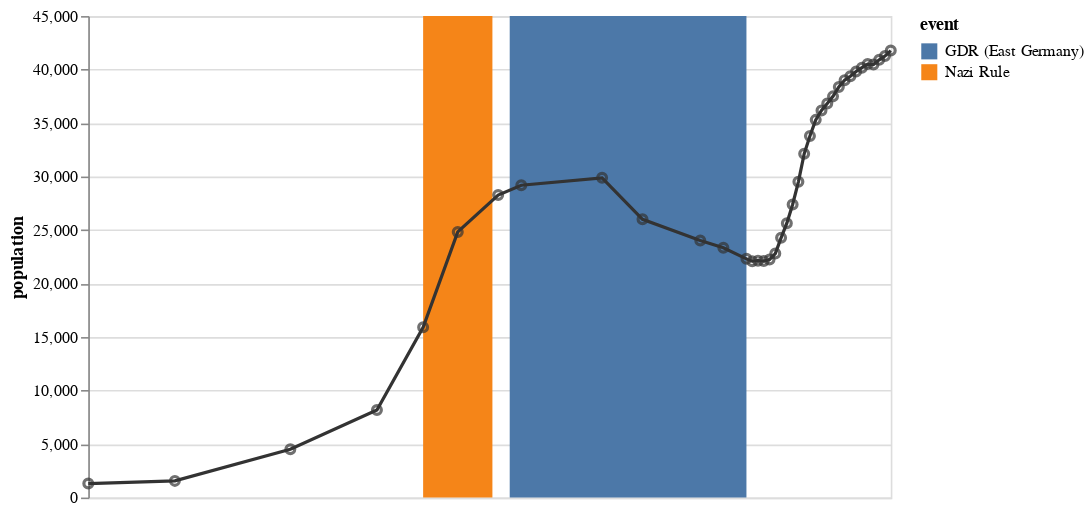

Notebook code cell kept with this figure:
### Code cell
layerFalkensee =
    let desc = "The population of the German city of Falkensee over time"

        i2s = Str . T.pack . show
        rw y p = dataRow [("year", i2s y), ("population", Number p)]           
        dvals = dataFromRows [Parse [("year", FoDate "%Y")]]
                   . rw 1875 1309
                   . rw 1890 1558
                   . rw 1910 4512
                   . rw 1925 8180
                   . rw 1933 15915
                   . rw 1939 24824
                   . rw 1946 28275
                   . rw 1950 29189
                   . rw 1964 29881
                   . rw 1971 26007
                   . rw 1981 24029
                   . rw 1985 23340
                   . rw 1989 22307
                   . rw 1990 22087
                   . rw 1991 22139
                   . rw 1992 22105
                   . rw 1993 22242
                   . rw 1994 22801
                   . rw 1995 24273
                   . rw 1996 25640
                   . rw 1997 27393
                   . rw 1998 29505
                   . rw 1999 32124
                   . rw 2000 33791
                   . rw 2001 35297
                   . rw 2002 36179
                   . rw 2003 36829
                   . rw 2004 37493
                   . rw 2005 38376
                   . rw 2006 39008
                   . rw 2007 39366
                   . rw 2008 39821
                   . rw 2009 40179
                   . rw 2010 40511
                   . rw 2011 40465
                   . rw 2012 40905
                   . rw 2013 41258
                   . rw 2014 41777

        dvals1 = dataFromRows [Parse [("start", FoDate "%Y"), ("end", FoDate "%Y")]]
                    . dataRow [("start", Str "1933"), ("end", Str "1945"), ("event", Str "Nazi Rule")]
                    . dataRow [("start", Str "1948"), ("end", Str "1989"), ("event", Str "GDR (East Germany)")]
                 
        enc1 = encoding
                  . position X [PName "start", PmType Temporal, PTimeUnit Year, PAxis []]
                  . position X2 [PName "end", PTimeUnit Year]
                  . color [MName "event", MmType Nominal]
        enc2 = encoding
                  . position X [PName "year", PmType Temporal, PTimeUnit Year]
                  . position Y [PName "population", PmType Quantitative]
                  . color [MString "#333"]
      
        lyr1 = asSpec [mark Rect [], dvals1 [], enc1 []]
        lyr2 = asSpec [mark Line [], enc2 []]
        lyr3 = asSpec [mark Point [], enc2 []]


    in toVegaLite [description desc, width 500, dvals [], layer [lyr1, lyr2, lyr3]]

vlShow layerFalkensee

### Figure 1 — Vega-Lite specification as saved in the notebook (floating-point values rounded to 4 significant figures)
{"$schema": "https://vega.github.io/schema/vega-lite/v4.json", "data": {"format": {"parse": {"year": "date:'%Y'"}}, "values": [{"population": 1309, "year": "1875"}, {"population": 1558, "year": "1890"}, {"population": 4512, "year": "1910"}, {"population": 8180, "year": "1925"}, {"population": 15915, "year": "1933"}, {"population": 24824, "year": "1939"}, {"population": 28275, "year": "1946"}, {"population": 29189, "year": "1950"}, {"population": 29881, "year": "1964"}, {"population": 26007, "year": "1971"}, {"population": 24029, "year": "1981"}, {"population": 23340, "year": "1985"}, {"population": 22307, "year": "1989"}, {"population": 22087, "year": "1990"}, {"population": 22139, "year": "1991"}, {"population": 22105, "year": "1992"}, {"population": 22242, "year": "1993"}, {"population": 22801, "year": "1994"}, {"population": 24273, "year": "1995"}, {"population": 25640, "year": "1996"}, {"population": 27393, "year": "1997"}, {"population": 29505, "year": "1998"}, {"population": 32124, "year": "1999"}, {"population": 33791, "year": "2000"}, {"population": 35297, "year": "2001"}, {"population": 36179, "year": "2002"}, {"population": 36829, "year": "2003"}, {"population": 37493, "year": "2004"}, {"population": 38376, "year": "2005"}, {"population": 39008, "year": "2006"}, {"population": 39366, "year": "2007"}, {"population": 39821, "year": "2008"}, {"population": 40179, "year": "2009"}, {"population": 40511, "year": "2010"}, {"population": 40465, "year": "2011"}, {"population": 40905, "year": "2012"}, {"population": 41258, "year": "2013"}, {"population": 41777, "year": "2014"}]}, "description": "The population of the German city of Falkensee over time", "layer": [{"data": {"format": {"parse": {"end": "date:'%Y'", "start": "date:'%Y'"}}, "values": [{"end": "1945", "event": "Nazi Rule", "start": "1933"}, {"end": "1989", "event": "GDR (East Germany)", "start": "1948"}]}, "encoding": {"color": {"field": "event", "type": "nominal"}, "x": {"axis": null, "field": "start", "timeUnit": "year", "type": "temporal"}, "x2": {"field": "end", "timeUnit": "year"}}, "mark": "rect"}, {"encoding": {"color": {"value": "#333"}, "x": {"field": "year", "timeUnit": "year", "type": "temporal"}, "y": {"field": "population", "type": "quantitative"}}, "mark": "line"}, {"encoding": {"color": {"value": "#333"}, "x": {"field": "year", "timeUnit": "year", "type": "temporal"}, "y": {"field": "population", "type": "quantitative"}}, "mark": "point"}], "width": 500}
